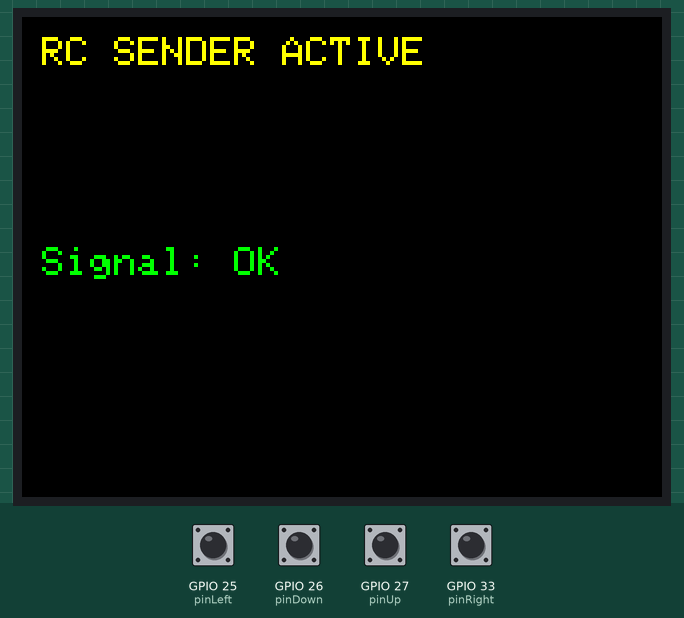
Bench run of a sketch on a simulated ESP32. Parts: 320×240 colour display. Inputs (shaded band) come from the test bench; at power-on: GPIO 25 (pinLeft), GPIO 26 (pinDown), GPIO 27 (pinUp), GPIO 33 (pinRight) HIGH. What the sketch prints to the serial monitor is not drawn.

Above: at 3.0 s.
3.1 s: GPIO 25 (pinLeft) pulled LOW for 0.15 s
Timing chart, 0 to 6.1 s (numbered marks = the images above; inputs shaded):
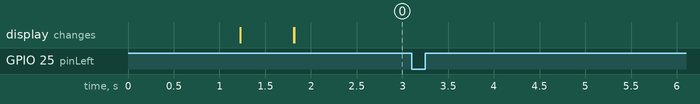

The sketch:

sender.ino
```cpp
#include <esp_now.h>
#include <WiFi.h>
#include <TFT_eSPI.h>
#include "common.h"

TFT_eSPI tft = TFT_eSPI();

// MAC-адреса вашого ресивера (ПЕРЕВІРТЕ НА ЕКРАНІ РЕСИВЕРА!)
uint8_t broadcastAddress[] = {0x94, 0xb5, 0x55, 0xc6, 0xf7, 0x44};

// !!! ПІНИ 12, 15, 2 НЕ МОЖНА ВИКОРИСТОВУВАТИ (вони системні і перезавантажують плату) !!!
// Використовуємо тільки ці безпечні піни:
const int pinUp    = 27;
const int pinDown  = 26;
const int pinLeft  = 25;
const int pinRight = 33;

struct_message myData;
struct_message lastSentData;
esp_now_peer_info_t peerInfo;

void OnDataSent(const uint8_t *mac_addr, esp_now_send_status_t status) {
    if (status == ESP_NOW_SEND_SUCCESS) {
        tft.setCursor(10, 115);
        tft.setTextColor(TFT_GREEN, TFT_BLACK);
        tft.println("Signal: OK     ");
        Serial.println("> Сигнал доставлено успішно");
    } else {
        tft.setCursor(10, 115);
        tft.setTextColor(TFT_RED, TFT_BLACK);
        tft.println("Signal: ERROR  ");
        Serial.println("> Помилка доставки сигналу!");
    }
}

unsigned long lastSendTime = 0;
const unsigned long HEARTBEAT_MS = 300; // Відправляти дані кожні 300мс для підтримки зв'язку

void setup() {
    Serial.begin(115200);
    delay(1000);
    Serial.println("\n--- СТАРТ СИСТЕМИ: SENDER ---");

    // Ініціалізація дисплея
    tft.init();
    tft.setRotation(1);
    tft.fillScreen(TFT_BLACK);
    tft.setTextColor(TFT_WHITE);
    tft.setTextSize(2);
    tft.setCursor(10, 50);
    tft.println("SYSTEM STARTING...");

    // Очищення структур
    memset(&myData, 0, sizeof(myData));
    memset(&lastSentData, 0, sizeof(lastSentData));
    memset(&peerInfo, 0, sizeof(peerInfo));

    // Ініціалізація кнопок
    pinMode(pinUp, INPUT_PULLUP);
    pinMode(pinDown, INPUT_PULLUP);
    pinMode(pinLeft, INPUT_PULLUP);
    pinMode(pinRight, INPUT_PULLUP);
    Serial.println("Кнопки налаштовано: 27, 26, 25, 33");

    delay(500);
    WiFi.mode(WIFI_STA);

    // Обмеження потужності WiFi, щоб не "просідало" живлення
    WiFi.setTxPower(WIFI_POWER_11dBm);
    Serial.println("WiFi потужність обмежена до 11dBm для стабільності");

    if (esp_now_init() != ESP_OK) {
        Serial.println("! Помилка ESP-NOW");
        return;
    }
    esp_now_register_send_cb(OnDataSent);

    memcpy(peerInfo.peer_addr, broadcastAddress, 6);
    peerInfo.channel = 0;
    peerInfo.encrypt = false;

    if (esp_now_add_peer(&peerInfo) != ESP_OK) {
        Serial.println("! Не вдалося додати peer");
        return;
    }

    tft.fillScreen(TFT_BLACK);
    tft.setTextColor(TFT_YELLOW);
    tft.setCursor(10, 10);
    tft.println("RC SENDER ACTIVE");
    Serial.println("Система готова до роботи");
}

void updateUI(bool force = false) {
    if (!force &&
        myData.forward == lastSentData.forward &&
        myData.backward == lastSentData.backward &&
        myData.left == lastSentData.left &&
        myData.right == lastSentData.right &&
        myData.speed == lastSentData.speed) {
        return;
    }

    tft.fillRect(0, 60, 240, 55, TFT_BLACK);
    tft.setTextColor(TFT_CYAN);
    tft.setTextSize(2);

    tft.setCursor(10, 65);
    if (myData.forward)  tft.println("MOVE: FORWARD");
    else if (myData.backward) tft.println("MOVE: BACKWARD");
    else tft.println("MOVE: STOP");

    tft.setCursor(10, 90);
    if (myData.left)  tft.println("TURN: LEFT");
    else if (myData.right) tft.println("TURN: RIGHT");
    else tft.println("TURN: CENTER");

    tft.setCursor(160, 10);
    tft.setTextSize(1);
    tft.setTextColor(TFT_WHITE, TFT_BLACK);
    tft.printf("SPD: %d  ", myData.speed);
}

void loop() {
    myData.forward  = (digitalRead(pinUp) == LOW);
    myData.backward = (digitalRead(pinDown) == LOW);
    myData.left     = (digitalRead(pinLeft) == LOW);
    myData.right    = (digitalRead(pinRight) == LOW);

    myData.speed = (myData.forward || myData.backward) ? 200 : 0;

    // Перевіряємо чи змінилися дані
    bool dataChanged = (myData.forward != lastSentData.forward ||
                        myData.backward != lastSentData.backward ||
                        myData.left != lastSentData.left ||
                        myData.right != lastSentData.right ||
                        myData.speed != lastSentData.speed);

    // Відправляємо дані ТІЛЬКИ якщо вони змінилися АБО пройшла 1 секунда (heartbeat)
    if (dataChanged || (millis() - lastSendTime > HEARTBEAT_MS)) {
        esp_err_t result = esp_now_send(broadcastAddress, (uint8_t *) &myData, sizeof(myData));
        lastSendTime = millis();

        if (dataChanged) {
            Serial.printf("Дані змінено. Стан: F:%d B:%d L:%d R:%d SPD:%d\n",
                          myData.forward, myData.backward, myData.left, myData.right, myData.speed);
        }

        // Зберігаємо для порівняння ПІСЛЯ відправки
        memcpy(&lastSentData, &myData, sizeof(myData));
    }

    updateUI();
    delay(50);
}
```

common.h
```cpp
#ifndef COMMON_H
#define COMMON_H

#include <Arduino.h>

// Структура даних для обміну між пультом та машинкою
typedef struct struct_message {
    bool forward;
    bool backward;
    bool left;
    bool right;
    uint8_t speed; // 0-255
} struct_message;

#endif
```

Measured:
- after the input at 3.1 s, every drawn part: stays the same
